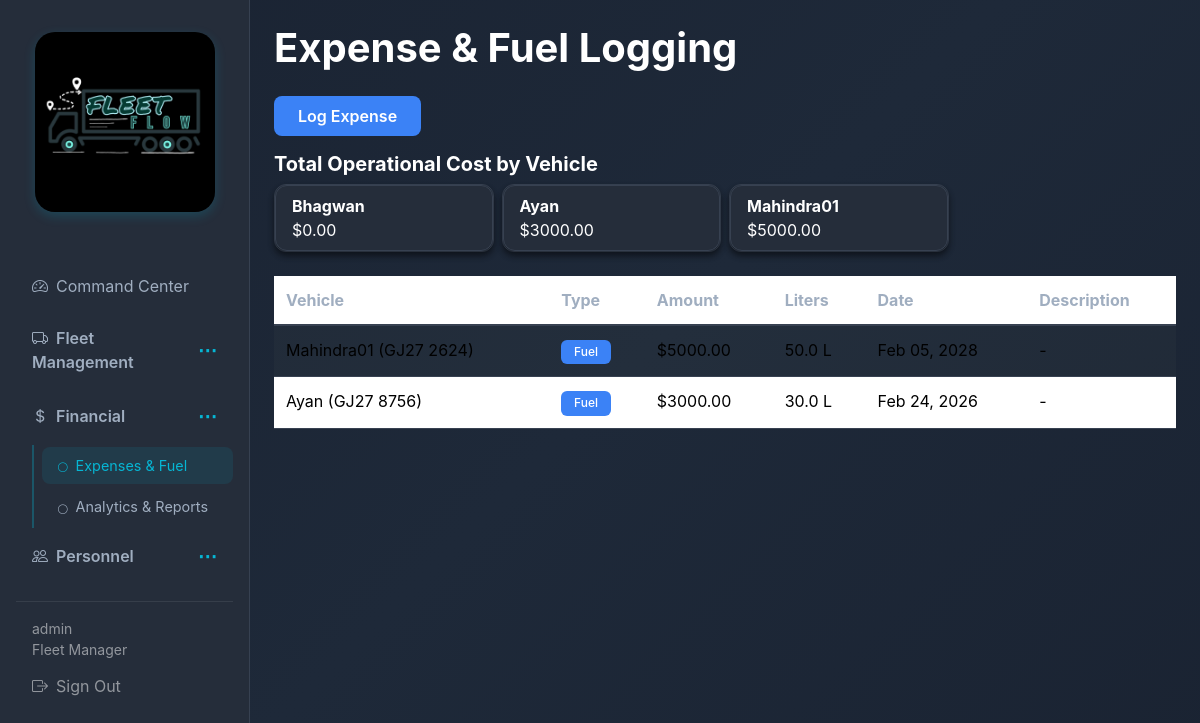
Screenshot of /expenses/ (signed in) with the database file from the repository.
### fleet/models.py (models this page shows, shortened)
class User(AbstractUser):
    class Role(models.TextChoices):
        FLEET_MANAGER = 'FLEET_MANAGER', 'Fleet Manager'
        DISPATCHER = 'DISPATCHER', 'Dispatcher'
        SAFETY_OFFICER = 'SAFETY_OFFICER', 'Safety Officer'
        FINANCIAL_ANALYST = 'FINANCIAL_ANALYST', 'Financial Analyst'
    role = models.CharField(max_length=32, choices=Role.choices, default=Role.FLEET_MANAGER)

class Vehicle(models.Model):
    class Type(models.TextChoices):
        TRUCK = 'TRUCK', 'Truck'
        VAN = 'VAN', 'Van'
        BIKE = 'BIKE', 'Bike'
    class Status(models.TextChoices):
        AVAILABLE = 'AVAILABLE', 'Available'
        ON_TRIP = 'ON_TRIP', 'On Trip'
        IN_SHOP = 'IN_SHOP', 'In Shop'
        OUT_OF_SERVICE = 'OUT_OF_SERVICE', 'Out of Service'
    name = models.CharField(max_length=255)
    model_name = models.CharField(max_length=255)
    license_plate = models.CharField(max_length=32, unique=True)
    vehicle_type = models.CharField(max_length=16, choices=Type.choices)
    max_load_capacity = models.FloatField(validators=[MinValueValidator(0)])
    odometer = models.FloatField(default=0, validators=[MinValueValidator(0)])
    status = models.CharField(max_length=32, choices=Status.choices, default=Status.AVAILABLE)
    is_out_of_service = models.BooleanField(default=False)
    created_at = models.DateTimeField(auto_now_add=True)
    updated_at = models.DateTimeField(auto_now=True)
    class Meta:
        ordering = ['-created_at']

class Expense(models.Model):
    class Type(models.TextChoices):
        FUEL = 'FUEL', 'Fuel'
        MAINTENANCE = 'MAINTENANCE', 'Maintenance'
        REPAIR = 'REPAIR', 'Repair'
        OTHER = 'OTHER', 'Other'
    vehicle = models.ForeignKey(Vehicle, on_delete=models.CASCADE, related_name='expenses')
    trip = models.ForeignKey(Trip, on_delete=models.SET_NULL, null=True, blank=True, related_name='expenses')
    expense_type = models.CharField(max_length=32, choices=Type.choices)
    amount = models.FloatField(validators=[MinValueValidator(0)])
    liters = models.FloatField(null=True, blank=True, validators=[MinValueValidator(0)])
    date = models.DateTimeField()
    description = models.CharField(max_length=512, blank=True)
    created_at = models.DateTimeField(auto_now_add=True)
    updated_at = models.DateTimeField(auto_now=True)
    class Meta:
        ordering = ['-date']

### fleet/views.py (the view)
# urls.py: path('expenses/', views.expense_list, name='expense_list'),
@login_required
def expense_list(request):
    expenses = Expense.objects.select_related('vehicle', 'trip').all()
    vehicles = Vehicle.objects.all()
    vehicle_costs = {}
    for vehicle in vehicles:
        total = Expense.objects.filter(
            vehicle=vehicle,
            expense_type__in=[Expense.Type.FUEL, Expense.Type.MAINTENANCE, Expense.Type.REPAIR]
        ).aggregate(total=Sum('amount'))['total'] or 0
        vehicle_costs[vehicle.id] = total
    vehicle_costs_list = [{'vehicle': v, 'cost': vehicle_costs.get(v.id, 0)} for v in vehicles]
    return render(request, 'fleet/expense_list.html', {
        'expenses': expenses,
        'vehicle_costs_list': vehicle_costs_list
    })

### templates/fleet/expense_list.html (shortened to what this page needs)
{% extends 'base.html' %}
{% block content %}
<h1 class="mb-4">Expense & Fuel Logging</h1>
<div class="mb-3"><a href="{% url 'fleet:expense_create' %}" class="btn btn-primary">Log Expense</a></div>
<h5 class="mb-2">Total Operational Cost by Vehicle</h5>
<div class="row g-2 mb-4">
  {% for item in vehicle_costs_list %}
  <div class="col-md-3"><div class="card"><div class="card-body py-2"><strong>{{ item.vehicle.name }}</strong><br>${{ item.cost|floatformat:2 }}</div></div></div>
  {% endfor %}
</div>
<div class="table-responsive">
  <table class="table table-striped">
    <thead><tr><th>Vehicle</th><th>Type</th><th>Amount</th><th>Liters</th><th>Date</th><th>Description</th></tr></thead>
    <tbody>
      {% for e in expenses %}
      <tr>
        <td>{{ e.vehicle.name }} ({{ e.vehicle.license_plate }})</td>
        <td><span class="badge bg-{% if e.expense_type == 'FUEL' %}primary{% else %}secondary{% endif %}">{{ e.get_expense_type_display }}</span></td>
        <td>${{ e.amount|floatformat:2 }}</td>
        <td>{% if e.liters %}{{ e.liters }} L{% else %}-{% endif %}</td>
        <td>{{ e.date|date:"M d, Y" }}</td>
        <td>{{ e.description|default:"-" }}</td>
      </tr>
      {% empty %}
      <tr><td colspan="6" class="text-center text-muted">No expenses.</td></tr>
      {% endfor %}
    </tbody>
  </table>
</div>
{% endblock %}

### templates/base.html (shortened to what this page needs)
{% load static %}
<!DOCTYPE html>
<html lang="en">
<head>
  <link href="https://cdn.jsdelivr.net/npm/bootstrap@5.3.2/dist/css/bootstrap.min.css" rel="stylesheet">
  <link rel="stylesheet" href="https://cdn.jsdelivr.net/npm/bootstrap-icons@1.11.1/font/bootstrap-icons.css">
  <link rel="stylesheet" href="{% static 'css/style.css' %}">
</head>
<body>
  <div class="{% if user.is_authenticated %}d-flex{% endif %}">
    {% if user.is_authenticated %}
    <nav class="sidebar col-md-2 col-lg-2 d-md-block p-3" id="sidebar">
      <div class="logo-container d-none d-md-block">
        <img src="{% static 'images/fleetflow-logo.png' %}" alt="FleetFlow Logo">
      </div>
      <ul class="nav flex-column">
        <li class="nav-item">
          <a class="nav-link {% if request.resolver_match.url_name == 'dashboard' %}active{% endif %}" href="{% url 'fleet:dashboard' %}">
            <i class="bi bi-speedometer2 me-2"></i>Command Center
          </a>
        </li>
        <li class="nav-item">
          <div class="nav-section-header {% if 'vehicle' in request.resolver_match.url_name or 'trip' in request.resolver_match.url_name or 'maintenance' in request.resolver_match.url_name %}not collapsed{% else %}collapsed{% endif %}" data-toggle="collapse" data-target="#fleetSection">
            <span class="nav-link d-flex justify-content-between align-items-center" style="cursor: pointer;">
              <span><i class="bi bi-truck me-2"></i>Fleet Management</span>
              <span class="dots-toggle">⋯</span>
            </span>
          </div>
        </li>
        <li class="nav-item">
          <div class="nav-section-header {% if 'expense' in request.resolver_match.url_name or 'reports' in request.resolver_match.url_name %}not collapsed{% else %}collapsed{% endif %}" data-toggle="collapse" data-target="#financialSection">
            <span class="nav-link d-flex justify-content-between align-items-center" style="cursor: pointer;">
              <span><i class="bi bi-currency-dollar me-2"></i>Financial</span>
              <span class="dots-toggle">⋯</span>
            </span>
          </div>
          <div class="collapse {% if 'expense' in request.resolver_match.url_name or 'reports' in request.resolver_match.url_name %}show{% endif %}" id="financialSection">
            <ul class="nav flex-column ms-3">
              <li class="nav-item"><a class="nav-link {% if 'expense' in request.resolver_match.url_name %}active{% endif %}" href="{% url 'fleet:expense_list' %}"><i class="bi bi-circle me-2" style="font-size: 0.6rem;"></i>Expenses & Fuel</a></li>
              <li class="nav-item"><a class="nav-link " href="{% url 'fleet:reports' %}"><i class="bi bi-circle me-2" style="font-size: 0.6rem;"></i>Analytics & Reports</a></li>
            </ul>
          </div>
        </li>
        <li class="nav-item">
          <div class="nav-section-header {% if 'driver' in request.resolver_match.url_name %}not collapsed{% else %}collapsed{% endif %}" data-toggle="collapse" data-target="#personnelSection">
            <span class="nav-link d-flex justify-content-between align-items-center" style="cursor: pointer;">
              <span><i class="bi bi-people me-2"></i>Personnel</span>
              <span class="dots-toggle">⋯</span>
            </span>
          </div>
        </li>
      </ul>
      <hr class="border-secondary">
      <div class="text-white-50 small px-3">{{ user.get_full_name|default:user.username }}</div>
      <div class="text-white-50 small px-3">{{ user.get_role_display }}</div>
      <a class="nav-link text-white-50" href="{% url 'fleet:logout' %}"><i class="bi bi-box-arrow-right me-2"></i>Sign Out</a>
    </nav>
    {% endif %}
    <main class="{% if user.is_authenticated %}main-content flex-grow-1 p-4{% else %}container py-5{% endif %}">
      {% block content %}{% endblock %}
    </main>
  </div>
</body>
</html>

### static/css/style.css (style rules this page uses)
:root { --bg-primary: #1a2332; --bg-secondary: #252d3a; --bg-input: #2d3748; --text-primary: #ffffff; --text-secondary: #a0aec0; --accent-blue: #3b82f6; --accent-cyan: #06b6d4; --border-color: #374151; }
* { transition: background-color 0.2s ease, color 0.2s ease, border-color 0.2s ease; }
body { background: linear-gradient(135deg, #1a2332 0%, #1e2939 50%, #1a2332 100%); color: var(--text-primary); min-height: 100vh; animation: fadeIn 0.5s ease-in; font-family: -apple-system, BlinkMacSystemFont, 'Segoe UI', Roboto, sans-serif; }
.sidebar { min-height: 100vh; background: var(--bg-secondary); border-right: 1px solid var(--border-color); position: fixed; left: 0; top: 0; height: 100vh; transform: translateX(-100%); transition: transform 0.3s ease-in-out; z-index: 1040; overflow-y: auto; width: 250px; }
.sidebar .nav-link { color: var(--text-secondary); border-radius: 8px; margin: 2px 0; transition: all 0.2s; padding: 0.75rem 1rem; display: block; text-decoration: none; }
.sidebar .nav-link:hover, .sidebar .nav-link.active { color: var(--accent-cyan); background: rgba(6, 182, 212, 0.1); }
.nav-section-header .nav-link { font-weight: 600; }
.dots-toggle { font-size: 1.2rem; color: var(--accent-cyan); font-weight: bold; transition: transform 0.3s ease; user-select: none; }
.nav-section-header.collapsed .dots-toggle { transform: rotate(0deg); }
.nav ul.nav { border-left: 2px solid rgba(6, 182, 212, 0.3); padding-left: 0.5rem; margin-left: 0.5rem; }
.nav ul.nav .nav-link { padding: 0.5rem 1rem; font-size: 0.9rem; }
.main-content { background: transparent; min-height: 100vh; width: 100%; }
.logo-container { text-align: center; padding: 1rem 0; margin-bottom: 2rem; }
.logo-container img { max-width: 180px; height: auto; border-radius: 20px; box-shadow: 0 4px 12px rgba(6, 182, 212, 0.2); transition: transform 0.3s ease, box-shadow 0.3s ease; }
.card, .card-body { background: var(--bg-secondary); border: 1px solid var(--border-color); border-radius: 12px; color: var(--text-primary); box-shadow: 0 4px 6px rgba(0, 0, 0, 0.3); transition: transform 0.3s ease, box-shadow 0.3s ease; }
.btn { padding: 0.5rem 1.5rem; border-radius: 8px; border: none; font-weight: 600; cursor: pointer; transition: all 0.3s ease; text-decoration: none; display: inline-block; }
.btn-primary { background: var(--accent-blue); color: white; }
.table { color: var(--text-primary); width: 100%; border-collapse: collapse; }
.table-striped > tbody > tr:nth-of-type(odd) > td { background-color: rgba(255, 255, 255, 0.03); }
.table thead th { border-bottom: 2px solid var(--border-color); color: var(--text-secondary); padding: 0.75rem; text-align: left; }
.table td, .table th { border-color: var(--border-color); padding: 0.75rem; border-bottom: 1px solid var(--border-color); }
.table-responsive { overflow-x: auto; }
.badge { padding: 0.4rem 0.8rem; border-radius: 6px; font-weight: 500; display: inline-block; }
.bg-primary { background: var(--accent-blue) !important; color: white; }
h1, h2, h3, h4, h5, h6 { color: var(--text-primary); font-weight: 700; }
.card { animation: fadeIn 0.5s ease-out; }
.nav-link { animation: slideInRight 0.4s ease-out; animation-fill-mode: both; }
.nav-link:nth-child(1) { animation-delay: 0.1s; }
.nav-link:nth-child(7) { animation-delay: 0.4s; }
@media (min-width: 768px) { .sidebar { position: relative; transform: translateX(0); } }
@media (min-width: 768px) { .main-content { margin-left: 0; } }
.d-flex { display: flex; }
.justify-content-between { justify-content: space-between; }
.align-items-center { align-items: center; }
.mb-2 { margin-bottom: 0.5rem; }
.mb-3 { margin-bottom: 1rem; }
.mb-4 { margin-bottom: 1.5rem; }
.p-3 { padding: 1rem; }
.p-4 { padding: 1.5rem; }

### rows the page displays
User: get_full_name "admin", role "Fleet Manager"
Vehicle: vehicle.name "Bhagwan", cost "0.00"
Vehicle: vehicle.name "Ayan", cost "3000.00"
Vehicle: vehicle.name "Mahindra01", cost "5000.00"
Expense: vehicle.name "Mahindra01", vehicle.license_plate "GJ27 2624", expense_type "Fuel", amount "5000.00", liters "50.0", date "Feb 05, 2028", description "-"
Expense: vehicle.name "Ayan", vehicle.license_plate "GJ27 8756", expense_type "Fuel", amount "3000.00", liters "30.0", date "Feb 24, 2026", description "-"
